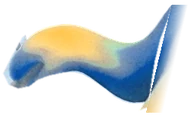
#> input picture kaam/assets/onboarding/laundry/arm.webp, 190 x 117 px, given in place of L_base.png, which was not available
$ python export.py
#> lines starting #> are read from the running program, lines starting #| are printed output that depends on the picture
### kaam/art/laundry/recolor.py
import numpy as np, cv2
def circ(h,c,w):  # weight 1 near hue c (degrees), fading over w
    d=np.abs(((h-c+180)%360)-180); return np.clip(1-(d-w*0.5)/(w*0.5),0,1)
def recolor(rgba, plan):
    rgb=rgba[...,:3].astype(np.uint8)
    hsv=cv2.cvtColor(rgb[None] if rgb.ndim==2 else rgb,cv2.COLOR_RGB2HSV_FULL).astype(np.float32)
    h=hsv[...,0]*360/256; s=hsv[...,1]; v=hsv[...,2]
#> after `v = hsv[..., 2]`:
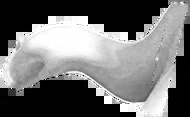
#> v: shape (117, 190) float32; min 0, max 255, mean 112.8
    nh=h.copy(); ns=s.copy(); nv=v.copy(); total=np.zeros_like(h)
    for entry in plan:
        c,w,target,sat,val=entry[:5]; smax=entry[5] if len(entry)>5 else 999
        wt=circ(h,c,w)*np.clip((smax-s)/12+0.5,0,1)*(1-total); total+=wt
        d=((target-h+180)%360)-180
        nh=nh+wt*d; ns=ns*(1-wt)+np.clip(s*sat,0,255)*wt; nv=nv*(1-wt)+np.clip(v*val,0,255)*wt
#> this loop made 6 passes
#> (c, w, target, sat, val, smax) on passes 1 to 6: (320, 60, 207, 0.55, 1.07, 75), (305, 40, 207, 0.55, 1.07, 999), (245, 70, 207, 0.55, 1.07, 999), (185, 50, 213, 1.15, 0.88, 999), (25, 40, 42, 1.15, 1.03, 999), (345, 50, 28, 1.1, 1, 999)
#> pass 1, in recolor, `wt = circ(h, c, w) * np.clip((smax - s) / 12 + 0.5, 0, 1) * (1 - total`:
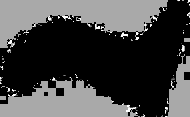
#> wt: shape (117, 190) float32; min 0, max 1, mean 0.269
#> after the loop:
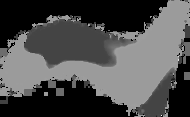
#> nh: shape (117, 190) float32; min -89.17, max 397.5, mean 58; drawn with min black and max white
#> after the loop:
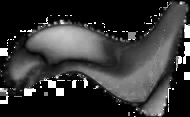
#> ns: shape (117, 190) float32; min 0, max 255, mean 55.4
#> after the loop:
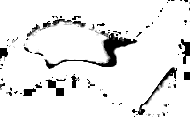
#> total: shape (117, 190) float32; min 0, max 1, mean 0.918
    out=np.dstack([(nh%360)*256/360,ns,nv]).astype(np.uint8)
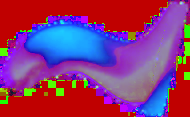
#> out: shape (117, 190, 3); mean of channels 0, 1, 2 139.1, 55.2, 115.9; drawn as R, G, B
    rgb2=cv2.cvtColor(out,cv2.COLOR_HSV2RGB_FULL)
    res=rgba.copy(); res[...,:3]=rgb2; return res
#> in recolor, res is the input picture: shape (117, 190, 4); mean R, G, B, A 85, 94, 96.2, 100.1
PLANS={
 'A': [(245,70,207,0.8,1.03),(185,50,108,0.75,0.95),(25,40,40,1.1,1.0),(345,50,24,1.05,1.0)],
 'D': [(320,60,207,0.55,1.07,75),(305,40,207,0.55,1.07),(245,70,207,0.55,1.07),(185,50,213,1.15,0.88),(25,40,42,1.15,1.03),(345,50,28,1.1,1.0)],
 'E': [(245,70,207,0.55,1.07),(185,50,213,1.15,0.88),(25,40,42,1.15,1.03),(345,50,350,0.9,1.0)],
}

### kaam/art/laundry/export.py
"""Recolour the layers to the Kaam palette, scale to 3/4 and save the WebP files the app uses.

Run from this folder after layers.py:  python3 layers.py && python3 export.py
Then copy the printed offsets into SCENE / LAYERS in src/components/LaundryLoop.tsx
(subtract the base layer's x and y from every layer).
"""
import json
import numpy as np
from PIL import Image
from recolor import recolor, PLANS

S = 0.75
out = {}
for k in ('base', 'front', 'cloth', 'arm', 'basket'):
    a = recolor(np.asarray(Image.open(f'L_{k}.png').convert('RGBA')), PLANS['D'])
    im = Image.fromarray(a, 'RGBA')
    im = im.resize((round(im.width * S), round(im.height * S)), Image.LANCZOS)
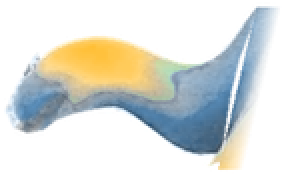
#> im: PIL image 142x88 RGBA (shown 2 times larger); mean R, G, B, A 80.1, 84, 78.9, 100.1; transparent parts drawn white
    box = im.getchannel('A').point(lambda v: 255 if v > 2 else 0).getbbox()
#> box = (2, 1, 140, 86)
    box = (max(box[0] - 2, 0), max(box[1] - 2, 0), min(box[2] + 2, im.width), min(box[3] + 2, im.height))
#> box = (0, 0, 142, 88)
#> (the run stopped early here; a loop or call above may not have finished)
